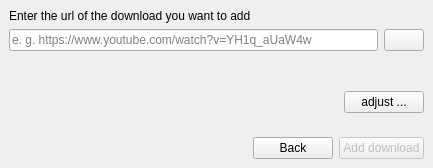
<?xml version="1.0" encoding="UTF-8"?>
<ui version="4.0">
 <class>QtGui::AddDownloadDialog</class>
 <widget class="QDialog" name="QtGui::AddDownloadDialog">
  <property name="geometry">
   <rect>
    <x>0</x>
    <y>0</y>
    <width>433</width>
    <height>168</height>
   </rect>
  </property>
  <property name="minimumSize">
   <size>
    <width>433</width>
    <height>168</height>
   </size>
  </property>
  <property name="windowTitle">
   <string>Add download</string>
  </property>
  <layout class="QVBoxLayout" name="verticalLayout">
   <property name="spacing">
    <number>0</number>
   </property>
   <property name="leftMargin">
    <number>0</number>
   </property>
   <property name="topMargin">
    <number>0</number>
   </property>
   <property name="rightMargin">
    <number>0</number>
   </property>
   <property name="bottomMargin">
    <number>0</number>
   </property>
   <item>
    <widget class="QWidget" name="mainWidget" native="true">
     <layout class="QVBoxLayout" name="verticalLayout_2">
      <item>
       <widget class="QLabel" name="mainInstructionLabel">
        <property name="text">
         <string>Enter the url of the download you want to add</string>
        </property>
        <property name="wordWrap">
         <bool>true</bool>
        </property>
       </widget>
      </item>
      <item>
       <layout class="QHBoxLayout" name="horizontalLayout_3">
        <item>
         <widget class="QtUtilities::ClearLineEdit" name="urlLineEdit">
          <property name="sizePolicy">
           <sizepolicy hsizetype="Expanding" vsizetype="Fixed">
            <horstretch>0</horstretch>
            <verstretch>0</verstretch>
           </sizepolicy>
          </property>
          <property name="text">
           <string/>
          </property>
          <property name="placeholderText">
           <string>e. g. https://www.youtube.com/watch?v=YH1q_aUaW4w</string>
          </property>
         </widget>
        </item>
        <item>
         <widget class="QPushButton" name="insertTextFromClipboardPushButton">
          <property name="toolTip">
           <string>insert text from clipboard</string>
          </property>
          <property name="text">
           <string/>
          </property>
          <property name="icon">
           <iconset theme="edit-paste">
            <normaloff/>
           </iconset>
          </property>
         </widget>
        </item>
       </layout>
      </item>
      <item>
       <spacer name="verticalSpacer_2">
        <property name="orientation">
         <enum>Qt::Vertical</enum>
        </property>
        <property name="sizeHint" stdset="0">
         <size>
          <width>20</width>
          <height>40</height>
         </size>
        </property>
       </spacer>
      </item>
      <item>
       <widget class="QWidget" name="downloadTypeInfoWidget" native="true">
        <layout class="QHBoxLayout" name="horizontalLayout_2">
         <property name="leftMargin">
          <number>0</number>
         </property>
         <property name="topMargin">
          <number>0</number>
         </property>
         <property name="rightMargin">
          <number>0</number>
         </property>
         <property name="bottomMargin">
          <number>0</number>
         </property>
         <item>
          <widget class="QLabel" name="downloadTypeLabel">
           <property name="text">
            <string/>
           </property>
           <property name="wordWrap">
            <bool>true</bool>
           </property>
          </widget>
         </item>
         <item>
          <widget class="QPushButton" name="adjustDetectedTypePushButton">
           <property name="sizePolicy">
            <sizepolicy hsizetype="Maximum" vsizetype="Fixed">
             <horstretch>0</horstretch>
             <verstretch>0</verstretch>
            </sizepolicy>
           </property>
           <property name="text">
            <string>adjust ...</string>
           </property>
          </widget>
         </item>
        </layout>
       </widget>
      </item>
      <item>
       <spacer name="verticalSpacer">
        <property name="orientation">
         <enum>Qt::Vertical</enum>
        </property>
        <property name="sizeHint" stdset="0">
         <size>
          <width>20</width>
          <height>11</height>
         </size>
        </property>
       </spacer>
      </item>
     </layout>
    </widget>
   </item>
   <item>
    <widget class="QWidget" name="bottomWidget" native="true">
     <layout class="QHBoxLayout" name="horizontalLayout">
      <item>
       <spacer name="horizontalSpacer">
        <property name="orientation">
         <enum>Qt::Horizontal</enum>
        </property>
        <property name="sizeHint" stdset="0">
         <size>
          <width>40</width>
          <height>20</height>
         </size>
        </property>
       </spacer>
      </item>
      <item>
       <widget class="QPushButton" name="backPushButton">
        <property name="text">
         <string>Back</string>
        </property>
        <property name="icon">
         <iconset theme="go-previous">
          <normaloff/>
         </iconset>
        </property>
       </widget>
      </item>
      <item>
       <widget class="QPushButton" name="addPushButton">
        <property name="enabled">
         <bool>false</bool>
        </property>
        <property name="text">
         <string>Add download</string>
        </property>
        <property name="icon">
         <iconset theme="list-add">
          <normaloff/>
         </iconset>
        </property>
        <property name="default">
         <bool>true</bool>
        </property>
       </widget>
      </item>
     </layout>
    </widget>
   </item>
  </layout>
 </widget>
 <customwidgets>
  <customwidget>
   <class>QtUtilities::ClearLineEdit</class>
   <extends>QLineEdit</extends>
   <header location="global">qtutilities/widgets/clearlineedit.h</header>
  </customwidget>
 </customwidgets>
 <resources/>
 <connections/>
</ui>
